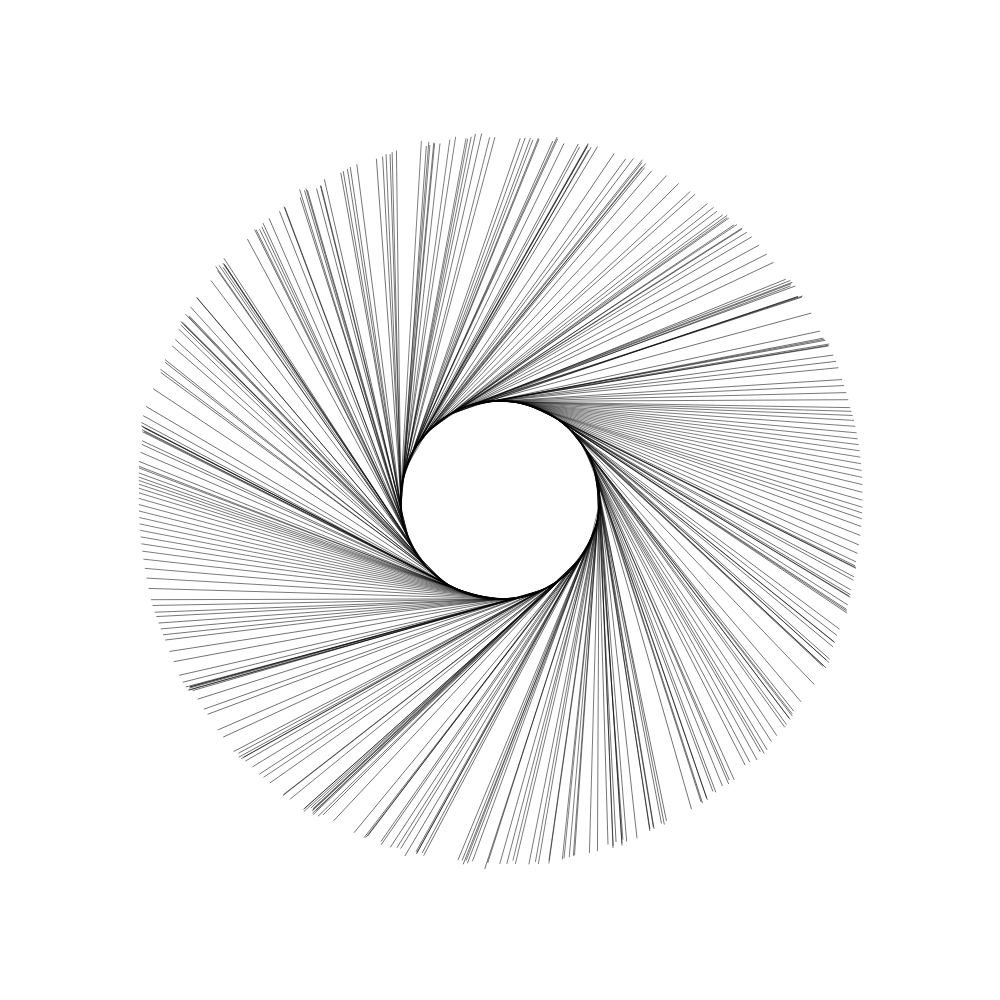
Frame 1 (no input)
Frame 60 (no input): identical to frame 1, image omitted
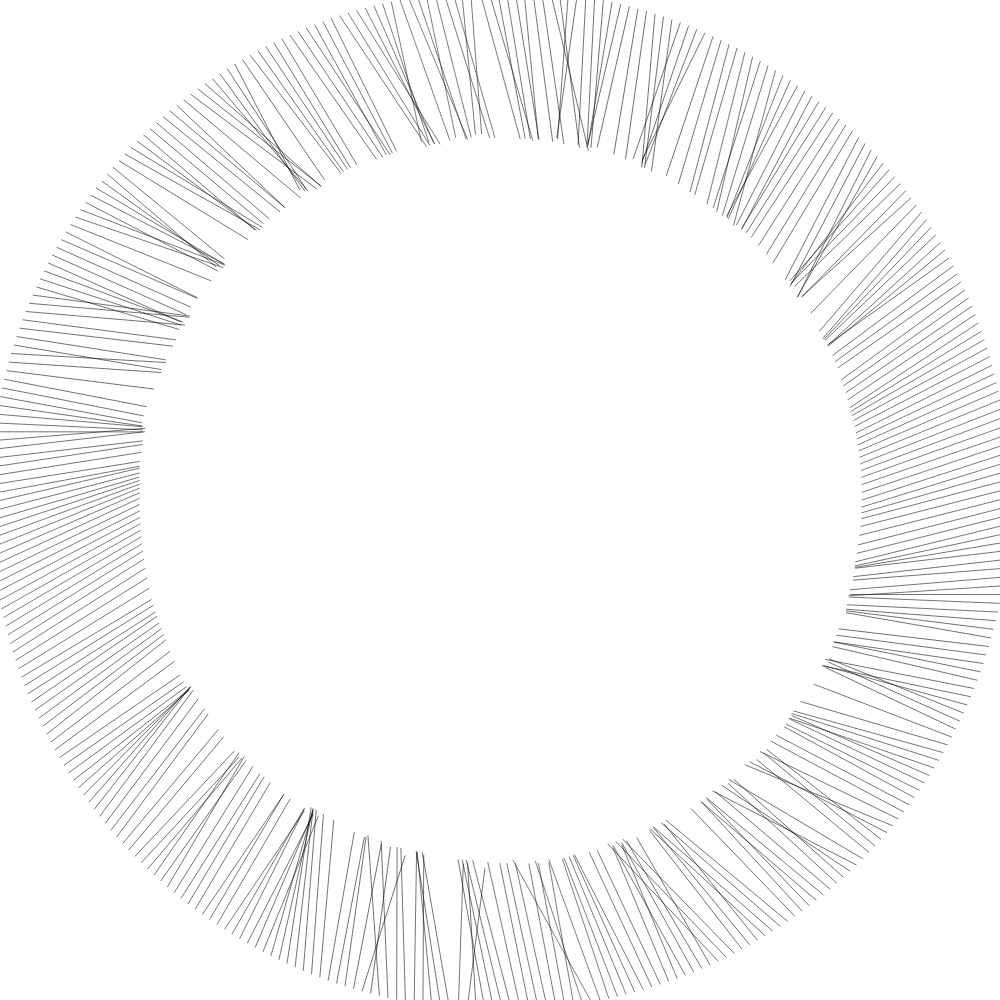
Frame 120 (the mouse pressed at the canvas centre since frame 60)

The p5.js sketch that drew these frames (run headless with seeded random() and noise() and a simulated clock; from frame 60 on, the mouse is pressed at the canvas centre):

// p5.js sketch
// ── sketch.js
// Code initially from circular perlin noise tutorial: https://youtu.be/0YvPgYDR1oM

function setup () {
  createCanvas(1000, 1000);
  angleMode(DEGREES);
}

function draw() {
  background(255);
  strokeWeight(0.5);

  translate(width / 2, height / 2);

  var space = 1;

  for (var i=0; i<360; i+= space) {
    var xoff = map(cos(i), -1, 1, 0, 1)
    var yoff = map(sin(i), -1, 1, 0, 50)

    var n = noise(xoff, yoff)
    var h = map(n, 0, 1, 0, 100)

    rotate(space)

    line(100, mouseX, h, 360)
  }
}
